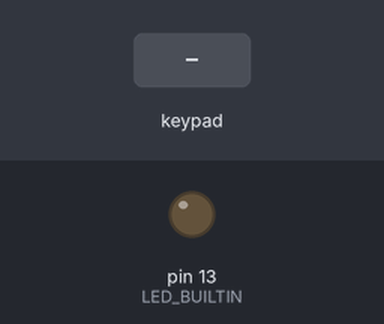
Recording of a sketch running on a simulated Arduino Uno, built with avr-gcc and run on an emulated ATmega328P. On the bench: output pins drawn as LEDs (lit = HIGH). The test bench sets the inputs (shaded band).

Above: at 1.2 s.
1.3 s: keypad keys 1 2 3 4 5 6 pressed 0.4 s apart
At 5.3 s:
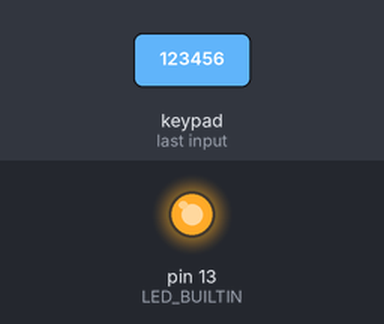
Timing chart, 0 to 6.8 s (numbered marks = the images above; inputs shaded):
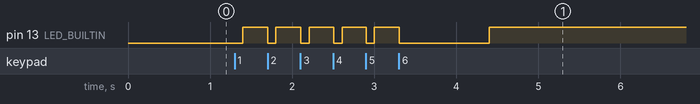

The sketch:

sketch_jun12a.ino
```cpp
#include <Keypad.h>

const byte ROWS = 4;
const byte COLS = 3;
char keys[ROWS][COLS] = {
  {'1','2','3'},
  {'4','5','6'},
  {'7','8','9'},
  {'*','0','#'}
};

byte rowPins[ROWS] = {5, 6, 7, 8};
byte colPins[COLS] = {2, 3, 4};

Keypad kpd = Keypad(makeKeymap(keys), rowPins, colPins, ROWS, COLS );

void setup()
{
  pinMode(LED_BUILTIN,OUTPUT);
  digitalWrite(LED_BUILTIN, LOW);
}

void loop()
{
  char pass[6] = "123456";
  char userPass[6];
  for(int i=0;i<=5;i++)
  {
    char key = kpd.getKey();
    while(key == NO_KEY)
    {
      key = kpd.getKey();
    }
    if (key != NO_KEY)
    {
      userPass[i] = key;
      digitalWrite(LED_BUILTIN, LOW);
      delay(100);
      digitalWrite(LED_BUILTIN, HIGH);
    }
  }

  boolean flag = true;
  for(int i = 0; i < 5; i++)
  {
    if(userPass[i]!=pass[i])
    {
      flag = false;
      break;
    }
  }

  if(flag)
  {
    digitalWrite(LED_BUILTIN, LOW);
    delay(1000);
    digitalWrite(LED_BUILTIN, HIGH);
    delay(1000);
    Serial.println("Correct Passcode");
   } else {
    digitalWrite(LED_BUILTIN, LOW);
    delay(1000);
    digitalWrite(LED_BUILTIN, HIGH);
    delay(1000);
    digitalWrite(LED_BUILTIN, LOW);
    delay(1000);
    digitalWrite(LED_BUILTIN, HIGH);
    delay(1000);
    Serial.println("Incorrect Passcode");
  }
}
```

Measured:
- after the input at 1.3 s, pin 13 (LED_BUILTIN): goes 4 × (HIGH 0.30 s, LOW 0.10 s), HIGH 0.30 s, LOW 1.1 s, then HIGH, starting after 0.10 s
